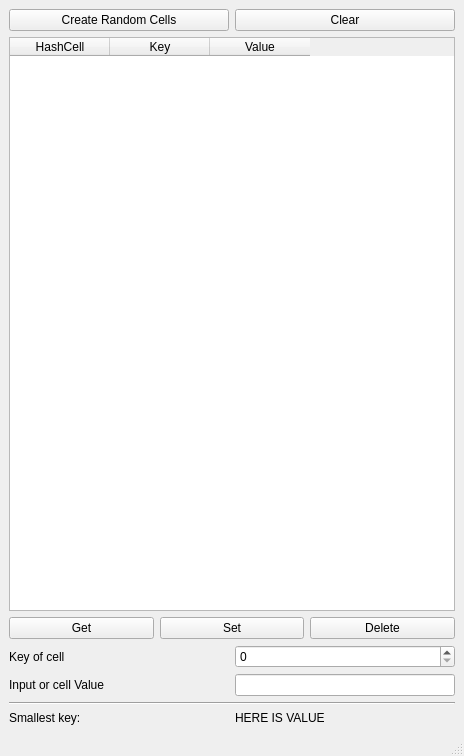
<?xml version="1.0" encoding="UTF-8"?>
<ui version="4.0">
 <class>MainWindow</class>
 <widget class="QMainWindow" name="MainWindow">
  <property name="geometry">
   <rect>
    <x>0</x>
    <y>0</y>
    <width>464</width>
    <height>756</height>
   </rect>
  </property>
  <property name="windowTitle">
   <string>MainWindow</string>
  </property>
  <widget class="QWidget" name="centralwidget">
   <layout class="QGridLayout" name="gridLayout">
    <item row="6" column="1">
     <widget class="QSpinBox" name="key">
      <property name="maximum">
       <number>999999999</number>
      </property>
     </widget>
    </item>
    <item row="0" column="0">
     <widget class="QPushButton" name="randBtn">
      <property name="text">
       <string>Create Random Cells</string>
      </property>
     </widget>
    </item>
    <item row="8" column="0" colspan="2">
     <widget class="Line" name="line">
      <property name="orientation">
       <enum>Qt::Horizontal</enum>
      </property>
     </widget>
    </item>
    <item row="0" column="1">
     <widget class="QPushButton" name="clearBtn">
      <property name="text">
       <string>Clear</string>
      </property>
     </widget>
    </item>
    <item row="6" column="0">
     <widget class="QLabel" name="label_3">
      <property name="text">
       <string>Key of cell</string>
      </property>
     </widget>
    </item>
    <item row="7" column="1">
     <widget class="QLineEdit" name="value"/>
    </item>
    <item row="1" column="0" colspan="2">
     <widget class="QTableWidget" name="entries">
      <property name="sizePolicy">
       <sizepolicy hsizetype="Expanding" vsizetype="Expanding">
        <horstretch>1</horstretch>
        <verstretch>0</verstretch>
       </sizepolicy>
      </property>
      <property name="editTriggers">
       <set>QAbstractItemView::NoEditTriggers</set>
      </property>
      <property name="selectionMode">
       <enum>QAbstractItemView::NoSelection</enum>
      </property>
      <column>
       <property name="text">
        <string>HashCell</string>
       </property>
      </column>
      <column>
       <property name="text">
        <string>Key</string>
       </property>
      </column>
      <column>
       <property name="text">
        <string>Value</string>
       </property>
      </column>
     </widget>
    </item>
    <item row="7" column="0">
     <widget class="QLabel" name="label_4">
      <property name="text">
       <string>Input or cell Value</string>
      </property>
     </widget>
    </item>
    <item row="2" column="0" colspan="2">
     <layout class="QHBoxLayout" name="horizontalLayout">
      <item>
       <widget class="QPushButton" name="getBtn">
        <property name="text">
         <string>Get</string>
        </property>
       </widget>
      </item>
      <item>
       <widget class="QPushButton" name="setBtn">
        <property name="text">
         <string>Set</string>
        </property>
       </widget>
      </item>
      <item>
       <widget class="QPushButton" name="delBtn">
        <property name="text">
         <string>Delete</string>
        </property>
       </widget>
      </item>
     </layout>
    </item>
    <item row="9" column="0">
     <widget class="QLabel" name="label">
      <property name="text">
       <string>Smallest key:</string>
      </property>
     </widget>
    </item>
    <item row="9" column="1">
     <widget class="QLabel" name="smalles">
      <property name="text">
       <string>HERE IS VALUE</string>
      </property>
     </widget>
    </item>
   </layout>
  </widget>
  <widget class="QMenuBar" name="menubar">
   <property name="geometry">
    <rect>
     <x>0</x>
     <y>0</y>
     <width>464</width>
     <height>22</height>
    </rect>
   </property>
  </widget>
  <widget class="QStatusBar" name="statusbar"/>
 </widget>
 <resources/>
 <connections/>
</ui>
